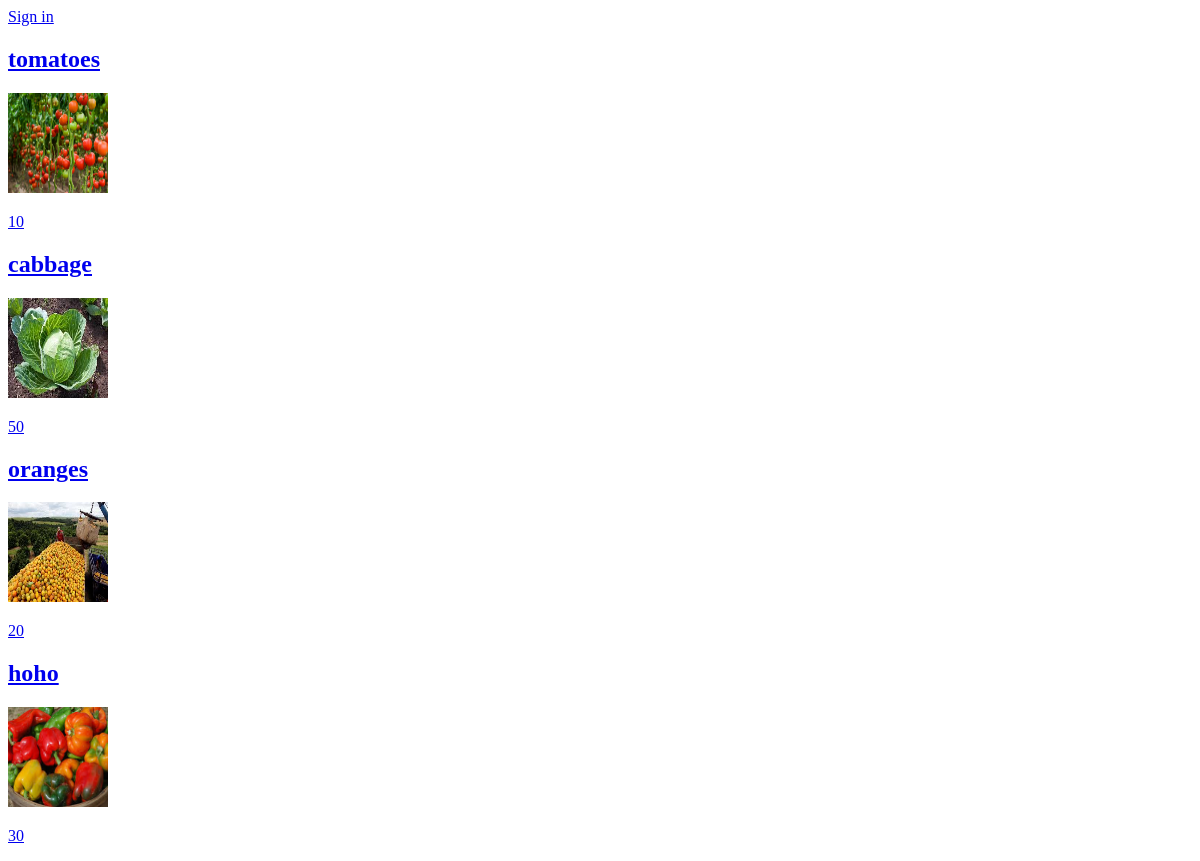
Before: /product/ with the older database file.
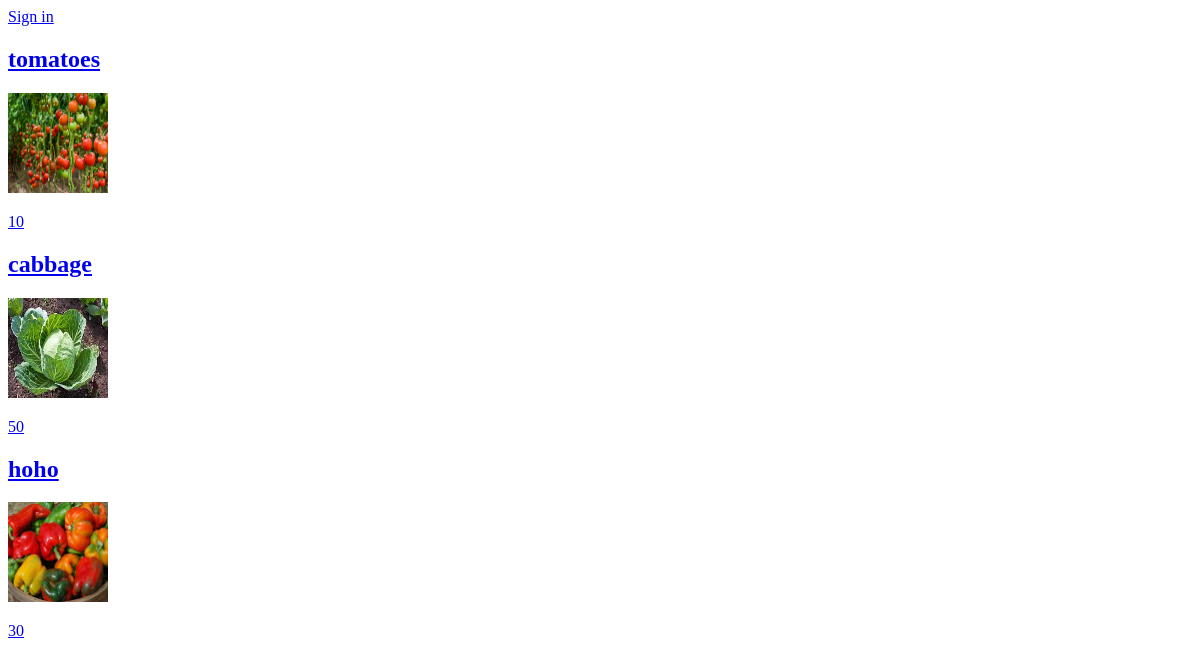
After: the same page with the newer database file.
### product/models.py (models this page shows, shortened)
class Product(models.Model):
    CATEGORIES = (
        ("vegetables", "vegetables"),
        ("fruits", "fruits"),
        ("meat", "meat")
    )
    owner = models.ForeignKey(User, on_delete=models.CASCADE)
    name = models.CharField(max_length=30)
    category = models.CharField(max_length=25, default="Select a category", choices=CATEGORIES)
    quantity = models.IntegerField(default=5)
    description = models.CharField(max_length=200)
    image = models.ImageField(upload_to="products")
    price = models.IntegerField()
    location = models.CharField(max_length=50)

### product/views.py (the view)
# urls.py: path("", home, name="home"),
def home(request):
    products = Product.objects.all()
    return render(request, "product/home.html", {"products": products})

### product/templates/product/home.html
{% extends 'Account/base.html' %}
{% block content %}
<a href="{% url 'Account:signin' %}">Sign in</a>
        {% for product in products %}
        <div>
            <a href="{% url 'product:product_details' product.id %}">
                <h2>{{ product.name }}</h2>
                <div style="color: blue;" >
                    <img  width="100" height="100" src="{{ product.image.url }}" alt="">
                </div>
                <p>{{ product.price }}</p>
            </a>
        </div>
        {% endfor %}
{% endblock content %}

Changed rows visible on the page:
removed Product: name "oranges", image (picture), price "20"
